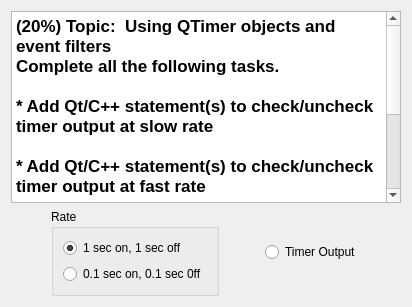
          <widget class="QWidget" name="tab_12">
           <attribute name="title">
            <string>b4</string>
           </attribute>
           <layout class="QVBoxLayout" name="verticalLayout_13">
            <item>
             <widget class="QTextBrowser" name="textBrowser_13">
              <property name="html">
               <string>&lt;!DOCTYPE HTML PUBLIC &quot;-//W3C//DTD HTML 4.0//EN&quot; &quot;http://www.w3.org/TR/REC-html40/strict.dtd&quot;&gt;
&lt;html&gt;&lt;head&gt;&lt;meta name=&quot;qrichtext&quot; content=&quot;1&quot; /&gt;&lt;style type=&quot;text/css&quot;&gt;
p, li { white-space: pre-wrap; }
&lt;/style&gt;&lt;/head&gt;&lt;body style=&quot; font-family:'Sans'; font-size:10pt; font-weight:400; font-style:normal;&quot;&gt;
&lt;p style=&quot; margin-top:0px; margin-bottom:0px; margin-left:0px; margin-right:0px; -qt-block-indent:0; text-indent:0px;&quot;&gt;&lt;span style=&quot; font-family:'.Lucida Grande UI'; font-size:13pt; font-weight:600;&quot;&gt;(20%) Topic:  Using QTimer objects and event filters&lt;/span&gt;&lt;/p&gt;
&lt;p style=&quot; margin-top:0px; margin-bottom:0px; margin-left:0px; margin-right:0px; -qt-block-indent:0; text-indent:0px;&quot;&gt;&lt;span style=&quot; font-family:'.Lucida Grande UI'; font-size:13pt; font-weight:600;&quot;&gt;Complete all the following tasks.&lt;/span&gt;&lt;/p&gt;
&lt;p style=&quot;-qt-paragraph-type:empty; margin-top:0px; margin-bottom:0px; margin-left:0px; margin-right:0px; -qt-block-indent:0; text-indent:0px; font-family:'.Lucida Grande UI'; font-size:13pt; font-weight:600;&quot;&gt;&lt;br /&gt;&lt;/p&gt;
&lt;p style=&quot; margin-top:0px; margin-bottom:0px; margin-left:0px; margin-right:0px; -qt-block-indent:0; text-indent:0px;&quot;&gt;&lt;span style=&quot; font-family:'.Lucida Grande UI'; font-size:13pt; font-weight:600;&quot;&gt;* Add Qt/C++ statement(s) to check/uncheck timer output at slow rate&lt;/span&gt;&lt;/p&gt;
&lt;p style=&quot;-qt-paragraph-type:empty; margin-top:0px; margin-bottom:0px; margin-left:0px; margin-right:0px; -qt-block-indent:0; text-indent:0px; font-family:'.Lucida Grande UI'; font-size:13pt; font-weight:600;&quot;&gt;&lt;br /&gt;&lt;/p&gt;
&lt;p style=&quot; margin-top:0px; margin-bottom:0px; margin-left:0px; margin-right:0px; -qt-block-indent:0; text-indent:0px;&quot;&gt;&lt;span style=&quot; font-family:'.Lucida Grande UI'; font-size:13pt; font-weight:600;&quot;&gt;* Add Qt/C++ statement(s) to check/uncheck timer output at fast rate&lt;/span&gt;&lt;/p&gt;
&lt;p style=&quot;-qt-paragraph-type:empty; margin-top:0px; margin-bottom:0px; margin-left:0px; margin-right:0px; -qt-block-indent:0; text-indent:0px; font-family:'.Lucida Grande UI'; font-size:13pt; font-weight:600;&quot;&gt;&lt;br /&gt;&lt;/p&gt;
&lt;p style=&quot; margin-top:0px; margin-bottom:0px; margin-left:0px; margin-right:0px; -qt-block-indent:0; text-indent:0px;&quot;&gt;&lt;span style=&quot; font-family:'.Lucida Grande UI'; font-size:13pt; font-weight:600;&quot;&gt;* Add an &lt;/span&gt;&lt;span style=&quot; font-family:'.Lucida Grande UI'; font-size:13pt; font-weight:600; color:#ff0000;&quot;&gt;event filter&lt;/span&gt;&lt;span style=&quot; font-family:'.Lucida Grande UI'; font-size:13pt; font-weight:600;&quot;&gt; to block direct checking of timer output (must use an event filter to receive credit)&lt;/span&gt;&lt;/p&gt;
&lt;p style=&quot;-qt-paragraph-type:empty; margin-top:0px; margin-bottom:0px; margin-left:0px; margin-right:0px; -qt-block-indent:0; text-indent:0px; font-family:'.Lucida Grande UI'; font-size:13pt; font-weight:600; color:#000000;&quot;&gt;&lt;br /&gt;&lt;/p&gt;
&lt;p style=&quot; margin-top:0px; margin-bottom:0px; margin-left:0px; margin-right:0px; -qt-block-indent:0; text-indent:0px;&quot;&gt;&lt;span style=&quot; font-family:'.Lucida Grande UI'; font-size:13pt; font-weight:600; color:#ff0000;&quot;&gt;Do NOT use the Designer tool to modify the form itself or you will receive&lt;/span&gt;&lt;span style=&quot; font-family:'.Lucida Grande UI'; font-size:13pt; font-weight:600; color:#000000;&quot;&gt; zero credit (0 points).&lt;/span&gt;&lt;/p&gt;&lt;/body&gt;&lt;/html&gt;</string>
              </property>
             </widget>
            </item>
            <item>
             <layout class="QHBoxLayout" name="horizontalLayout_13">
              <item>
               <spacer name="horizontalSpacer_15">
                <property name="orientation">
                 <enum>Qt::Horizontal</enum>
                </property>
                <property name="sizeHint" stdset="0">
                 <size>
                  <width>40</width>
                  <height>20</height>
                 </size>
                </property>
               </spacer>
              </item>
              <item>
               <widget class="QGroupBox" name="groupBox">
                <property name="title">
                 <string>Rate</string>
                </property>
                <layout class="QVBoxLayout" name="verticalLayout_14">
                 <item>
                  <widget class="QRadioButton" name="a2b4button1">
                   <property name="text">
                    <string>1 sec on, 1 sec off</string>
                   </property>
                   <property name="checked">
                    <bool>true</bool>
                   </property>
                  </widget>
                 </item>
                 <item>
                  <widget class="QRadioButton" name="a2b4button2">
                   <property name="text">
                    <string>0.1 sec on, 0.1 sec 0ff</string>
                   </property>
                  </widget>
                 </item>
                </layout>
               </widget>
              </item>
              <item>
               <spacer name="horizontalSpacer_16">
                <property name="orientation">
                 <enum>Qt::Horizontal</enum>
                </property>
                <property name="sizeHint" stdset="0">
                 <size>
                  <width>40</width>
                  <height>20</height>
                 </size>
                </property>
               </spacer>
              </item>
              <item>
               <widget class="QRadioButton" name="a2b4button3">
                <property name="text">
                 <string>Timer Output</string>
                </property>
                <property name="checkable">
                 <bool>true</bool>
                </property>
               </widget>
              </item>
              <item>
               <spacer name="horizontalSpacer_17">
                <property name="orientation">
                 <enum>Qt::Horizontal</enum>
                </property>
                <property name="sizeHint" stdset="0">
                 <size>
                  <width>40</width>
                  <height>20</height>
                 </size>
                </property>
               </spacer>
              </item>
             </layout>
            </item>
           </layout>
          </widget>
